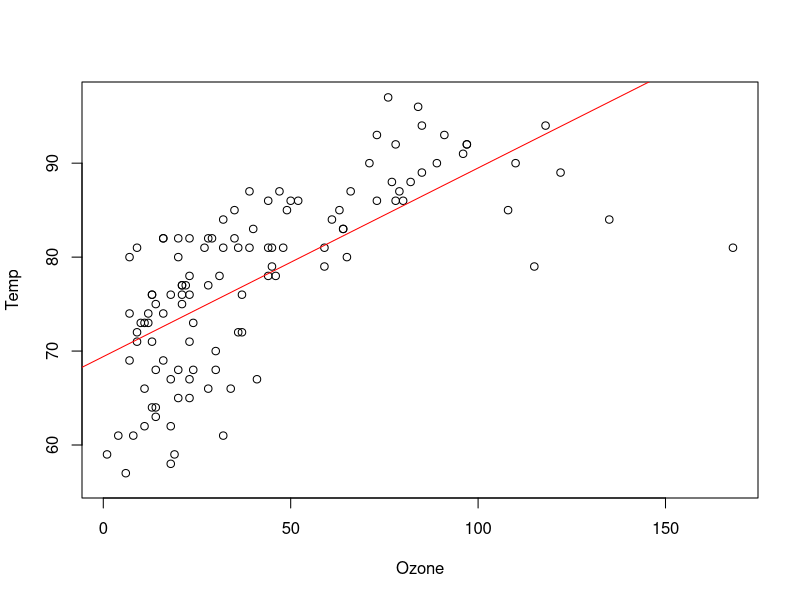
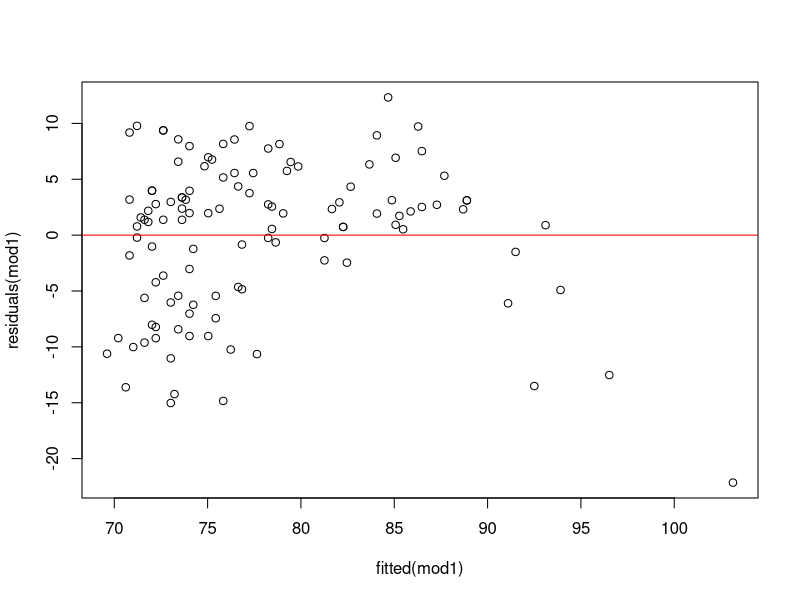
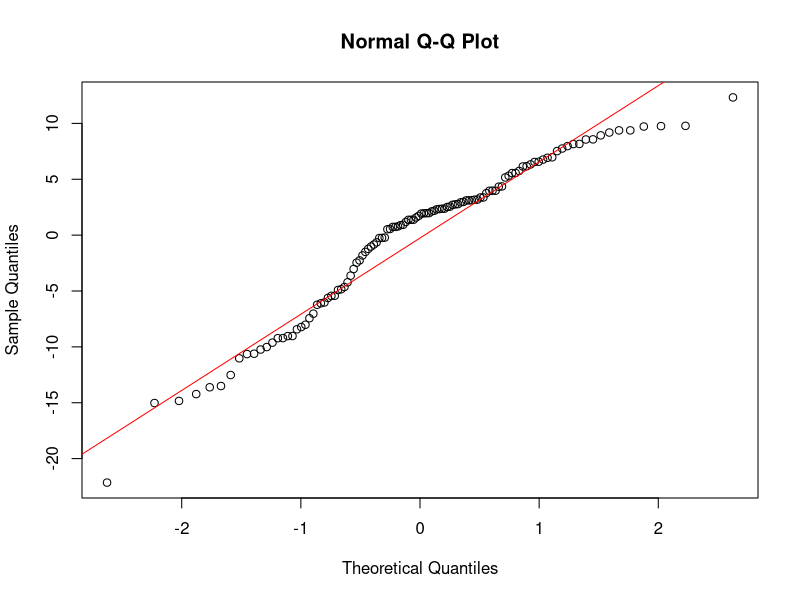

Write R code to recreate these figures, in order.
## ---- chunk 1
mod4=lm(Temp~Ozone, data=airquality)
res4 = residuals(mod4)
RSS4=sum(res4^2)
k=2
n=length(res4)

mod.ex=subset(airquality, Ozone!= "NA")

SSY4=deviance(lm(Temp~1, data=mod.ex))
SSY4.1=var(mod.ex$Temp)*115

adjR2= 1 - (RSS4/(n-k))/(SSY4.1/(n-1))
adjR2
## ---- chunk 2
data("airquality")
head(airquality, 15)

mod1=lm(Temp~Ozone, data=airquality)
summary(mod1)
plot(Temp~Ozone, data=airquality)
abline(lm(Temp~Ozone, data=airquality), col="red")
## ---- chunk 3
library(lmtest)
dwtest(mod1, alternative=c("two.sided"))

## ---- chunk 4
plot(residuals(mod1)~fitted(mod1))
abline(lm(residuals(mod1)~fitted(mod1)), col="red")
bptest(mod1)

## ---- chunk 5
qqnorm(residuals(mod1))
qqline(residuals(mod1), col="red")

shapiro.test(residuals(mod1))
